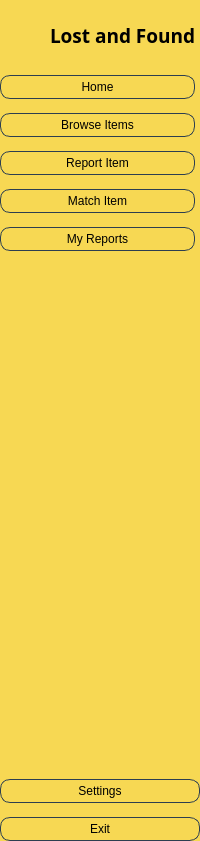
     <widget class="QWidget" name="widget_2" native="true">
      <property name="styleSheet">
       <string notr="true">background-color: rgb(247, 216, 83);</string>
      </property>
      <layout class="QVBoxLayout" name="verticalLayout_6">
       <property name="spacing">
        <number>0</number>
       </property>
       <property name="leftMargin">
        <number>0</number>
       </property>
       <property name="topMargin">
        <number>0</number>
       </property>
       <property name="rightMargin">
        <number>0</number>
       </property>
       <property name="bottomMargin">
        <number>0</number>
       </property>
       <item>
        <layout class="QHBoxLayout" name="horizontalLayout_3">
         <property name="topMargin">
          <number>10</number>
         </property>
         <item>
          <widget class="QLabel" name="label_2">
           <property name="minimumSize">
            <size>
             <width>50</width>
             <height>50</height>
            </size>
           </property>
           <property name="maximumSize">
            <size>
             <width>50</width>
             <height>50</height>
            </size>
           </property>
           <property name="text">
            <string/>
           </property>
           <property name="pixmap">
            <pixmap>icons/seal-02.png</pixmap>
           </property>
           <property name="scaledContents">
            <bool>true</bool>
           </property>
          </widget>
         </item>
         <item>
          <widget class="QLabel" name="label_3">
           <property name="font">
            <font>
             <family>Century Gothic</family>
             <pointsize>14</pointsize>
             <weight>75</weight>
             <bold>true</bold>
             <underline>false</underline>
             <strikeout>false</strikeout>
             <kerning>true</kerning>
            </font>
           </property>
           <property name="text">
            <string>Lost and Found</string>
           </property>
           <property name="margin">
            <number>5</number>
           </property>
           <property name="indent">
            <number>-1</number>
           </property>
          </widget>
         </item>
        </layout>
       </item>
       <item>
        <layout class="QVBoxLayout" name="verticalLayout_3">
         <property name="spacing">
          <number>14</number>
         </property>
         <property name="topMargin">
          <number>15</number>
         </property>
         <property name="rightMargin">
          <number>5</number>
         </property>
         <item>
          <widget class="QPushButton" name="homeButton">
           <property name="font">
            <font>
             <pointsize>-1</pointsize>
            </font>
           </property>
           <property name="styleSheet">
            <string notr="true">QPushButton {
    border: 1px solid #2C3E50;    /* thinner border */
    border-radius: 10px;           /* small rounding */
    padding: 4px 8px;             /* top/bottom, left/right */
    background-color: #951ab;
    color: black;
    font-size: 12px;              /* smaller text */
}
</string>
           </property>
           <property name="text">
            <string>Home</string>
           </property>
           <property name="icon">
            <iconset resource="resources.qrc">
             <normaloff>:/icons/icons/home.svg</normaloff>:/icons/icons/home.svg</iconset>
           </property>
           <property name="iconSize">
            <size>
             <width>20</width>
             <height>20</height>
            </size>
           </property>
           <property name="checkable">
            <bool>true</bool>
           </property>
           <property name="autoExclusive">
            <bool>true</bool>
           </property>
          </widget>
         </item>
         <item>
          <widget class="QPushButton" name="browseButton">
           <property name="font">
            <font>
             <pointsize>-1</pointsize>
            </font>
           </property>
           <property name="styleSheet">
            <string notr="true">QPushButton {
    border: 1px solid #2C3E50;    /* thinner border */
    border-radius: 10px;           /* small rounding */
    padding: 4px 8px;             /* top/bottom, left/right */
    background-color: #951ab;
    color: black;
    font-size: 12px;              /* smaller text */
}
</string>
           </property>
           <property name="text">
            <string>Browse Items</string>
           </property>
           <property name="icon">
            <iconset resource="resources.qrc">
             <normaloff>:/icons/icons/compass.svg</normaloff>:/icons/icons/compass.svg</iconset>
           </property>
           <property name="iconSize">
            <size>
             <width>20</width>
             <height>20</height>
            </size>
           </property>
           <property name="checkable">
            <bool>true</bool>
           </property>
           <property name="autoExclusive">
            <bool>true</bool>
           </property>
          </widget>
         </item>
         <item>
          <widget class="QPushButton" name="reportButton">
           <property name="font">
            <font>
             <pointsize>-1</pointsize>
            </font>
           </property>
           <property name="styleSheet">
            <string notr="true">QPushButton {
    border: 1px solid #2C3E50;    /* thinner border */
    border-radius: 10px;           /* small rounding */
    padding: 4px 8px;             /* top/bottom, left/right */
    background-color: #951ab;
    color: black;
    font-size: 12px;              /* smaller text */
}
</string>
           </property>
           <property name="text">
            <string>Report Item</string>
           </property>
           <property name="icon">
            <iconset resource="resources.qrc">
             <normaloff>:/icons/icons/clipboard.svg</normaloff>:/icons/icons/clipboard.svg</iconset>
           </property>
           <property name="iconSize">
            <size>
             <width>20</width>
             <height>20</height>
            </size>
           </property>
           <property name="checkable">
            <bool>true</bool>
           </property>
           <property name="autoExclusive">
            <bool>true</bool>
           </property>
          </widget>
         </item>
         <item>
          <widget class="QPushButton" name="matchButton">
           <property name="font">
            <font>
             <pointsize>-1</pointsize>
            </font>
           </property>
           <property name="styleSheet">
            <string notr="true">QPushButton {
    border: 1px solid #2C3E50;    /* thinner border */
    border-radius: 10px;           /* small rounding */
    padding: 4px 8px;             /* top/bottom, left/right */
    background-color: #951ab;
    color: black;
    font-size: 12px;              /* smaller text */
}
</string>
           </property>
           <property name="text">
            <string>Match Item</string>
           </property>
           <property name="icon">
            <iconset resource="resources.qrc">
             <normaloff>:/icons/icons/search.svg</normaloff>:/icons/icons/search.svg</iconset>
           </property>
           <property name="iconSize">
            <size>
             <width>20</width>
             <height>20</height>
            </size>
           </property>
           <property name="checkable">
            <bool>true</bool>
           </property>
           <property name="autoExclusive">
            <bool>true</bool>
           </property>
          </widget>
         </item>
         <item>
          <widget class="QPushButton" name="reportButton_2">
           <property name="font">
            <font>
             <pointsize>-1</pointsize>
            </font>
           </property>
           <property name="styleSheet">
            <string notr="true">QPushButton {
    border: 1px solid #2C3E50;    /* thinner border */
    border-radius: 10px;           /* small rounding */
    padding: 4px 8px;             /* top/bottom, left/right */
    background-color: #951ab;
    color: black;
    font-size: 12px;              /* smaller text */
}
</string>
           </property>
           <property name="text">
            <string>My Reports</string>
           </property>
           <property name="icon">
            <iconset resource="resources.qrc">
             <normaloff>:/icons/icons/inbox.svg</normaloff>:/icons/icons/inbox.svg</iconset>
           </property>
           <property name="iconSize">
            <size>
             <width>20</width>
             <height>20</height>
            </size>
           </property>
           <property name="checkable">
            <bool>true</bool>
           </property>
           <property name="autoExclusive">
            <bool>true</bool>
           </property>
          </widget>
         </item>
        </layout>
       </item>
       <item>
        <spacer name="verticalSpacer_2">
         <property name="orientation">
          <enum>Qt::Vertical</enum>
         </property>
         <property name="sizeHint" stdset="0">
          <size>
           <width>20</width>
           <height>528</height>
          </size>
         </property>
        </spacer>
       </item>
       <item>
        <layout class="QVBoxLayout" name="verticalLayout_4">
         <property name="spacing">
          <number>14</number>
         </property>
         <item>
          <widget class="QPushButton" name="settingsButton">
           <property name="font">
            <font>
             <pointsize>-1</pointsize>
            </font>
           </property>
           <property name="styleSheet">
            <string notr="true">QPushButton {
    border: 1px solid #2C3E50;    /* thinner border */
    border-radius: 10px;           /* small rounding */
    padding: 4px 8px;             /* top/bottom, left/right */
    background-color: #951ab;
    color: black;
    font-size: 12px;              /* smaller text */
}
</string>
           </property>
           <property name="text">
            <string>Settings</string>
           </property>
           <property name="icon">
            <iconset resource="resources.qrc">
             <normaloff>:/icons/icons/settings.svg</normaloff>:/icons/icons/settings.svg</iconset>
           </property>
           <property name="iconSize">
            <size>
             <width>20</width>
             <height>20</height>
            </size>
           </property>
          </widget>
         </item>
         <item>
          <widget class="QPushButton" name="logoutButton">
           <property name="font">
            <font>
             <pointsize>-1</pointsize>
            </font>
           </property>
           <property name="styleSheet">
            <string notr="true">QPushButton {
    border: 1px solid #2C3E50;    /* thinner border */
    border-radius: 10px;           /* small rounding */
    padding: 4px 8px;             /* top/bottom, left/right */
    background-color: #951ab;
    color: black;
    font-size: 12px;              /* smaller text */
}
</string>
           </property>
           <property name="text">
            <string>Exit</string>
           </property>
           <property name="icon">
            <iconset resource="resources.qrc">
             <normaloff>:/icons/icons/log-out.svg</normaloff>:/icons/icons/log-out.svg</iconset>
           </property>
           <property name="iconSize">
            <size>
             <width>20</width>
             <height>20</height>
            </size>
           </property>
          </widget>
         </item>
        </layout>
       </item>
      </layout>
     </widget>
